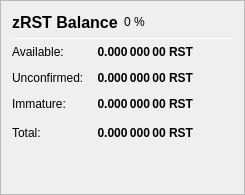
                   <widget class="QFrame" name="frame_ZerocoinBalances">
                    <property name="frameShape">
                     <enum>QFrame::StyledPanel</enum>
                    </property>
                    <property name="frameShadow">
                     <enum>QFrame::Raised</enum>
                    </property>
                    <layout class="QVBoxLayout" name="verticalLayout_7">
                     <item>
                      <layout class="QHBoxLayout" name="horizontalLayout_8" stretch="0,0,0">
                       <item>
                        <widget class="QLabel" name="label_5z_3">
                         <property name="minimumSize">
                          <size>
                           <width>0</width>
                           <height>20</height>
                          </size>
                         </property>
                         <property name="font">
                          <font>
                           <pointsize>12</pointsize>
                           <weight>75</weight>
                           <bold>true</bold>
                          </font>
                         </property>
                         <property name="text">
                          <string>zRST Balance</string>
                         </property>
                        </widget>
                       </item>
                       <item>
                        <widget class="QLabel" name="labelzRSTPercent">
                         <property name="text">
                          <string notr="true">0 %</string>
                         </property>
                        </widget>
                       </item>
                       <item>
                        <spacer name="horizontalSpacer_11">
                         <property name="orientation">
                          <enum>Qt::Horizontal</enum>
                         </property>
                         <property name="sizeHint" stdset="0">
                          <size>
                           <width>40</width>
                           <height>20</height>
                          </size>
                         </property>
                        </spacer>
                       </item>
                      </layout>
                     </item>
                     <item>
                      <widget class="Line" name="line_ZerocoinBalance">
                       <property name="minimumSize">
                        <size>
                         <width>0</width>
                         <height>1</height>
                        </size>
                       </property>
                       <property name="maximumSize">
                        <size>
                         <width>16777215</width>
                         <height>1</height>
                        </size>
                       </property>
                       <property name="orientation">
                        <enum>Qt::Horizontal</enum>
                       </property>
                      </widget>
                     </item>
                     <item>
                      <layout class="QGridLayout" name="gridLayout_5">
                       <property name="spacing">
                        <number>12</number>
                       </property>
                       <item row="1" column="0">
                        <widget class="QLabel" name="labelzBalanceMatureText">
                         <property name="toolTip">
                          <string>Mature: more than 20 confirmation and more than 1 mint of the same denomination after it was minted.
These zRST are spendable.</string>
                         </property>
                         <property name="text">
                          <string>Available:</string>
                         </property>
                        </widget>
                       </item>
                       <item row="1" column="1">
                        <widget class="QLabel" name="labelzBalanceMature">
                         <property name="font">
                          <font>
                           <weight>75</weight>
                           <bold>true</bold>
                          </font>
                         </property>
                         <property name="toolTip">
                          <string>Mature: more than 20 confirmation and more than 1 mint of the same denomination after it was minted.
These zRST are spendable.</string>
                         </property>
                         <property name="text">
                          <string notr="true">0.000 000 00 RST</string>
                         </property>
                         <property name="alignment">
                          <set>Qt::AlignRight|Qt::AlignTrailing|Qt::AlignVCenter</set>
                         </property>
                        </widget>
                       </item>
                       <item row="2" column="0">
                        <widget class="QLabel" name="labelzBalanceUnconfirmedText">
                         <property name="toolTip">
                          <string>Unconfirmed: less than 20 confirmations
Immature: confirmed, but less than 1 mint of the same denomination after it was minted</string>
                         </property>
                         <property name="text">
                          <string>Unconfirmed:</string>
                         </property>
                        </widget>
                       </item>
                       <item row="2" column="1">
                        <widget class="QLabel" name="labelzBalanceUnconfirmed">
                         <property name="font">
                          <font>
                           <weight>75</weight>
                           <bold>true</bold>
                          </font>
                         </property>
                         <property name="toolTip">
                          <string>Unconfirmed: less than 20 confirmations
Immature: confirmed, but less than 1 mint of the same denomination after it was minted</string>
                         </property>
                         <property name="text">
                          <string notr="true">0.000 000 00 RST</string>
                         </property>
                         <property name="alignment">
                          <set>Qt::AlignRight|Qt::AlignTrailing|Qt::AlignVCenter</set>
                         </property>
                        </widget>
                       </item>
                       <item row="3" column="0">
                        <widget class="QLabel" name="labelzBalanceImmatureText">
                         <property name="toolTip">
                          <string>Unconfirmed: less than 20 confirmations
Immature: confirmed, but less than 1 mint of the same denomination after it was minted</string>
                         </property>
                         <property name="text">
                          <string>Immature:</string>
                         </property>
                        </widget>
                       </item>
                       <item row="3" column="1">
                        <widget class="QLabel" name="labelzBalanceImmature">
                         <property name="font">
                          <font>
                           <weight>75</weight>
                           <bold>true</bold>
                          </font>
                         </property>
                         <property name="toolTip">
                          <string>Unconfirmed: less than 20 confirmations
Immature: confirmed, but less than 1 mint of the same denomination after it was minted</string>
                         </property>
                         <property name="text">
                          <string notr="true">0.000 000 00 RST</string>
                         </property>
                         <property name="alignment">
                          <set>Qt::AlignRight|Qt::AlignTrailing|Qt::AlignVCenter</set>
                         </property>
                        </widget>
                       </item>
                       <item row="4" column="0">
                        <widget class="QLabel" name="labelzBalanceText">
                         <property name="toolTip">
                          <string>Your current zRST balance, unconfirmed and immature zRST included.</string>
                         </property>
                         <property name="text">
                          <string>Total:</string>
                         </property>
                        </widget>
                       </item>
                       <item row="4" column="1">
                        <widget class="QLabel" name="labelzBalance">
                         <property name="font">
                          <font>
                           <weight>75</weight>
                           <bold>true</bold>
                          </font>
                         </property>
                         <property name="cursor">
                          <cursorShape>IBeamCursor</cursorShape>
                         </property>
                         <property name="toolTip">
                          <string>Your current zRST balance, unconfirmed and immature zRST included.</string>
                         </property>
                         <property name="text">
                          <string notr="true">0.000 000 00 RST</string>
                         </property>
                         <property name="alignment">
                          <set>Qt::AlignRight|Qt::AlignTrailing|Qt::AlignVCenter</set>
                         </property>
                         <property name="textInteractionFlags">
                          <set>Qt::LinksAccessibleByMouse|Qt::TextSelectableByKeyboard|Qt::TextSelectableByMouse</set>
                         </property>
                        </widget>
                       </item>
                       <item row="4" column="2">
                        <spacer name="horizontalSpacer_4">
                         <property name="orientation">
                          <enum>Qt::Horizontal</enum>
                         </property>
                         <property name="sizeHint" stdset="0">
                          <size>
                           <width>40</width>
                           <height>20</height>
                          </size>
                         </property>
                        </spacer>
                       </item>
                      </layout>
                     </item>
                     <item>
                      <spacer name="verticalSpacer_4">
                       <property name="orientation">
                        <enum>Qt::Vertical</enum>
                       </property>
                       <property name="sizeHint" stdset="0">
                        <size>
                         <width>20</width>
                         <height>40</height>
                        </size>
                       </property>
                      </spacer>
                     </item>
                    </layout>
                   </widget>
